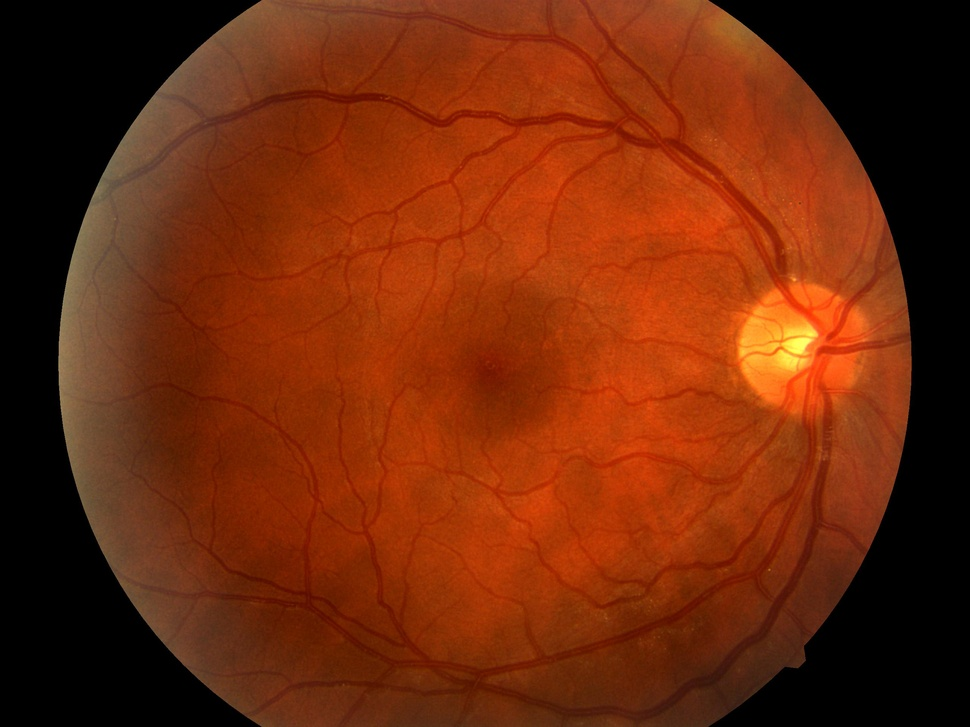
#> input picture diabetic-retinopathy.jpg, 970 x 727 px, shrunk from 2560 x 1920 before the run
$ python -i preprocessing.py   (imports and definitions only)
#> lines starting #> are read from the running program, lines starting #| are printed output that depends on the picture
"""
File usage for: backend/preprocessing.py
This file contains functions and pipelines for preprocessing medical images,
specifically for tasks like diabetic retinopathy detection. The pipelines
combine various image enhancement techniques to improve the quality and
visibility of features in the images before they are fed into a model.
"""

import cv2
from PIL import Image
import numpy as np

# [8 lines left out: function green_channel, not called in this run]


def clahe(image, clip_limit=2.0, tile_grid_size=(8, 8)):
    """
    Applies Contrast Limited Adaptive Histogram Equalization (CLAHE) to an
    image in the LAB color space to enhance local contrast.
    """
    lab = cv2.cvtColor(image, cv2.COLOR_RGB2LAB)

    l, a, b = cv2.split(lab)

    clahe_filter = cv2.createCLAHE(
        clipLimit=clip_limit,
        tileGridSize=tile_grid_size,
    )

    l = clahe_filter.apply(l)

    lab = cv2.merge((l, a, b))

    return cv2.cvtColor(lab, cv2.COLOR_LAB2RGB)


def illumination_correction(image):
    """
    Corrects for non-uniform illumination in an image using a Gaussian blur
    to estimate the background illumination.
    """
    blur = cv2.GaussianBlur(image, (0, 0), sigmaX=25)

    corrected = cv2.addWeighted(
        image,
        4,
        blur,
        -4,
        128,
    )

    return corrected


def denoise(image):
    """
    Applies a median filter to reduce noise in an image.
    """
    return cv2.medianBlur(image, 3)


# [35 lines left out: functions ben_graham, enhancing_image_pipeline_1, not called in this run]


def enhancing_image_pipeline_2(image):
    """
    A preprocessing pipeline that converts a PIL image to a NumPy array,
    applies illumination correction, median denoising, and CLAHE, then
    converts it back to a PIL image.

    Pipeline 2:
    PIL -> NumPy -> Illumination Correction -> Median Denoise -> CLAHE -> PIL
    """

    image = np.asarray(image, dtype=np.uint8)

    image = illumination_correction(image)
    image = denoise(image)
    image = clahe(image)

    image = Image.fromarray(image)

    return image


# [16 lines left out: function enhancing_image_pipeline_3, not called in this run]


pipelines = {
    "pipeline1": enhancing_image_pipeline_1,
    "pipeline2": enhancing_image_pipeline_2,
    "pipeline3": enhancing_image_pipeline_3,
}

class Preprocessing:
    """
    A class to encapsulate the preprocessing pipelines.
    """

    # [5 lines left out: function __init__, not called in this run]

>>> import cv2
>>> picture = cv2.cvtColor(cv2.imread('../diabetic-retinopathy.jpg'), cv2.COLOR_BGR2RGB)
>>> result = enhancing_image_pipeline_2(picture)
#> in illumination_correction, `blur = cv2.GaussianBlur(image, (0, 0), sigmaX=25)`:
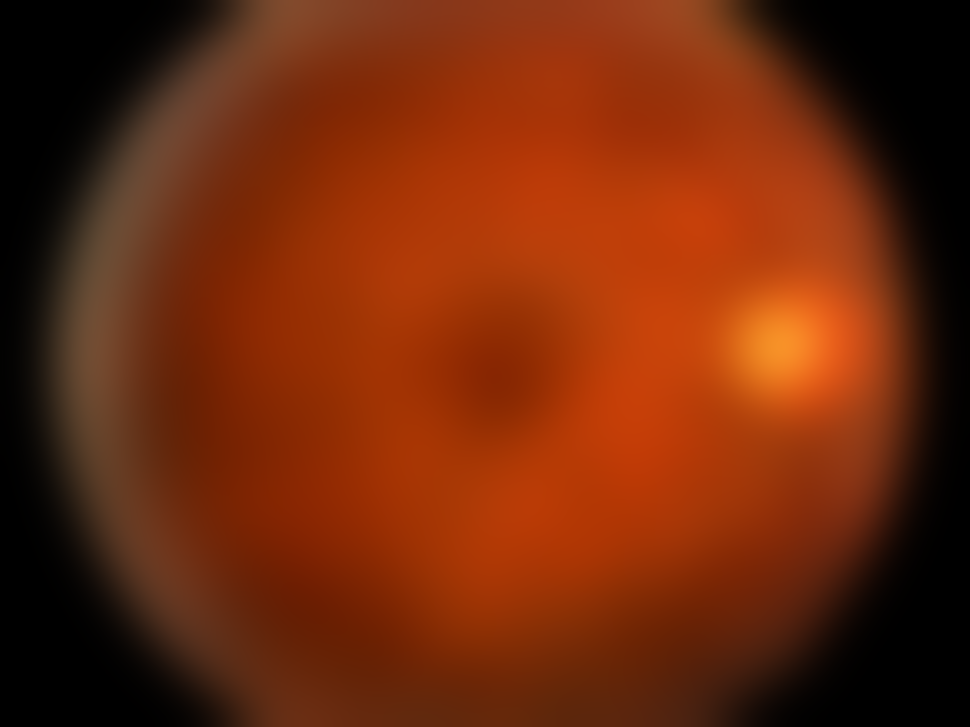
#> blur: shape (727, 970, 3); mean R, G, B 110.9, 40.9, 10.5
#> in illumination_correction, `corrected = cv2.addWeighted( image, 4, blur, -4, 128, )`:
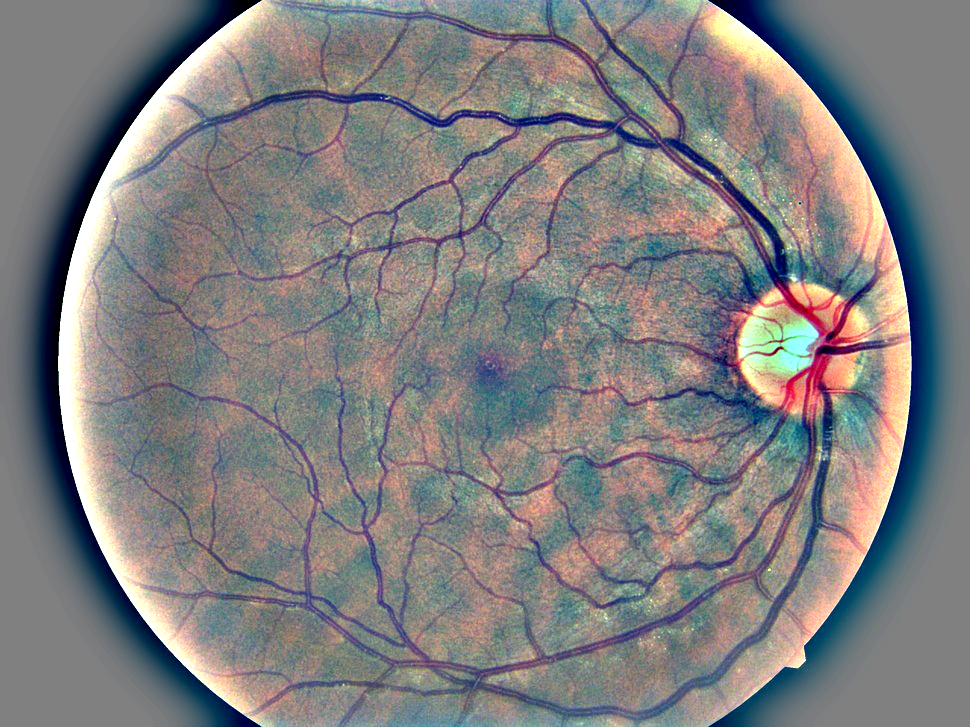
#> corrected: shape (727, 970, 3); mean R, G, B 127.9, 127, 127.6
#> in denoise, `return cv2.medianBlur(image, 3)`:
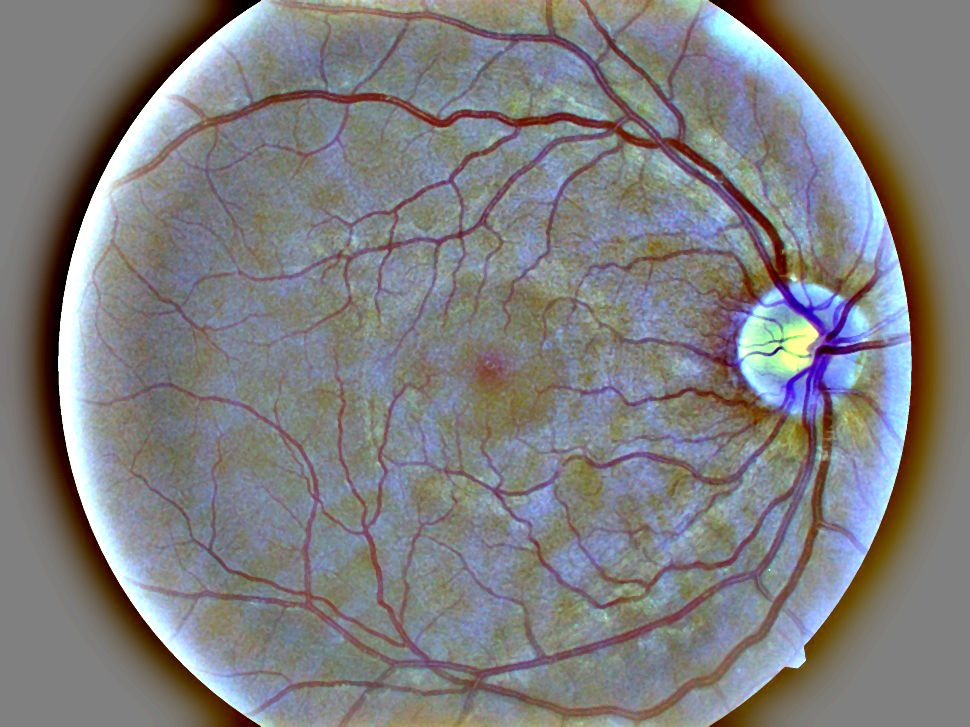
#> returned value: shape (727, 970, 3); mean of channels 0, 1, 2 127.8, 126.9, 127.3; drawn as B, G, R
#> in clahe, `lab = cv2.cvtColor(image, cv2.COLOR_RGB2LAB)`: lab: shape (727, 970, 3); mean of channels 0, 1, 2 135.7, 129.4, 127.9
#> in clahe, `l, a, b = cv2.split(lab)`:
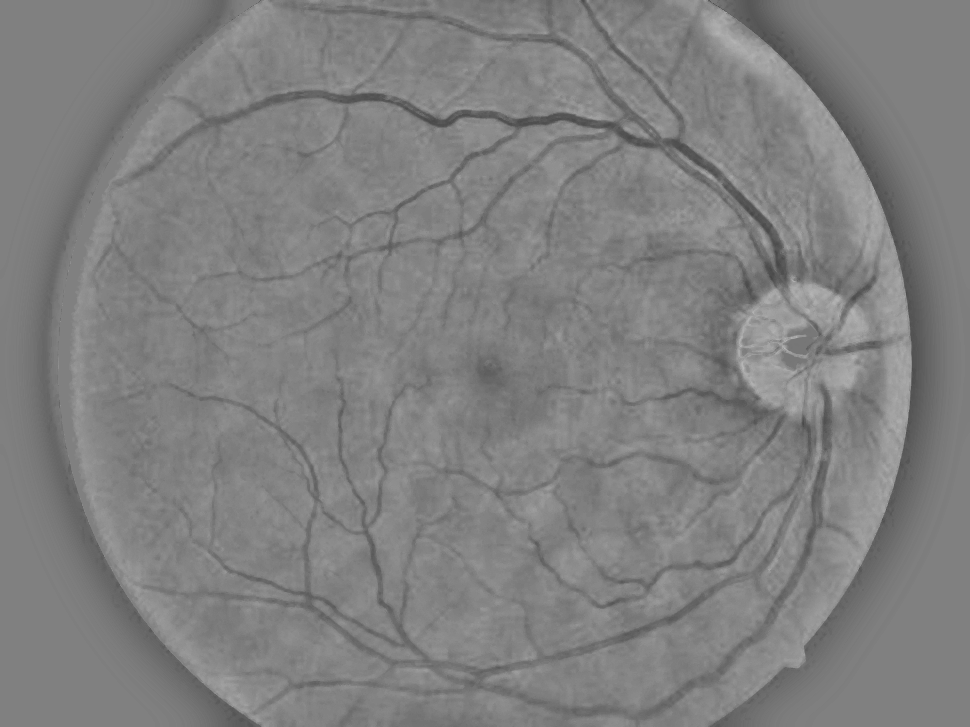
#> b: shape (727, 970); min 70, max 183, mean 127.9
#> in clahe, `l = clahe_filter.apply(l)`:
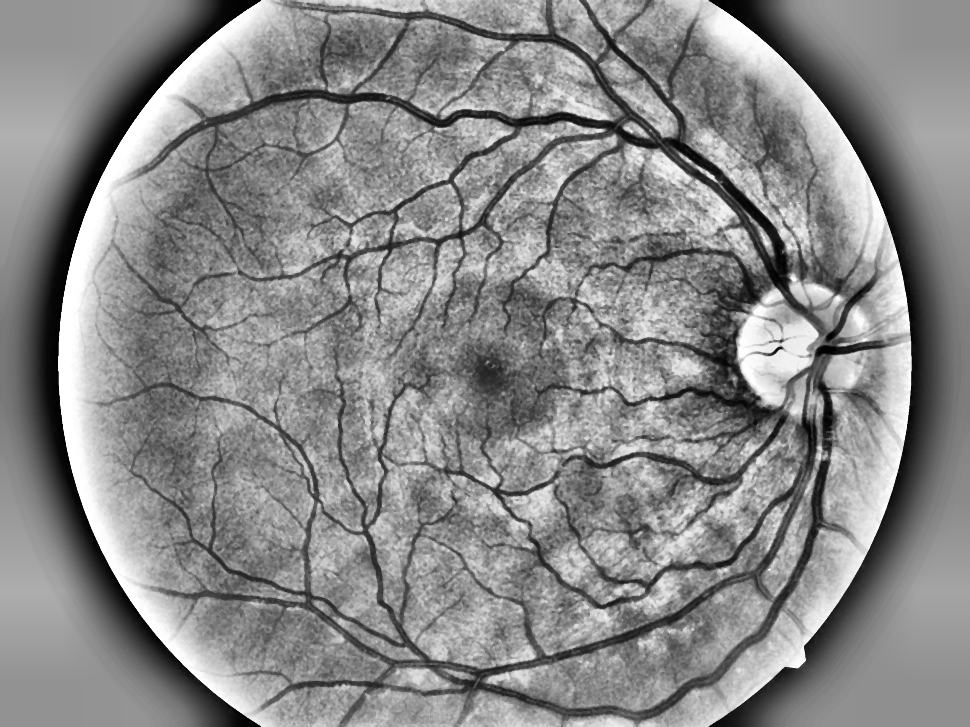
#> l: shape (727, 970); min 0, max 255, mean 136.4
#> in clahe, `lab = cv2.merge((l, a, b))`: lab: shape (727, 970, 3); mean of channels 0, 1, 2 136.4, 129.4, 127.9
#> in clahe, `return cv2.cvtColor(lab, cv2.COLOR_LAB2RGB)`:
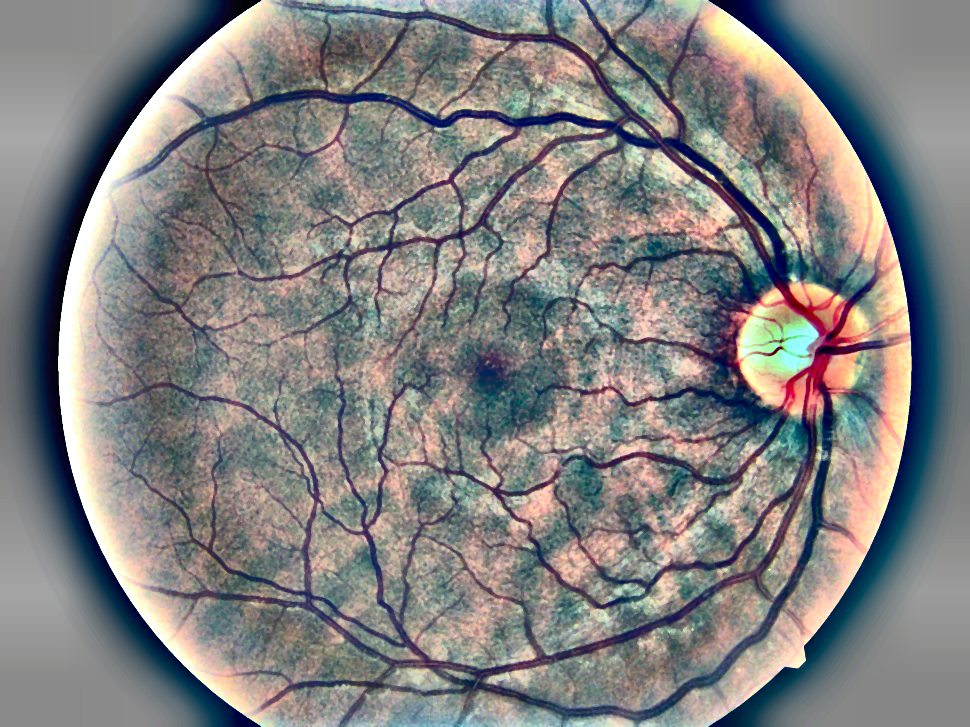
#> returned value: shape (727, 970, 3); mean R, G, B 129.3, 128.6, 128.5
